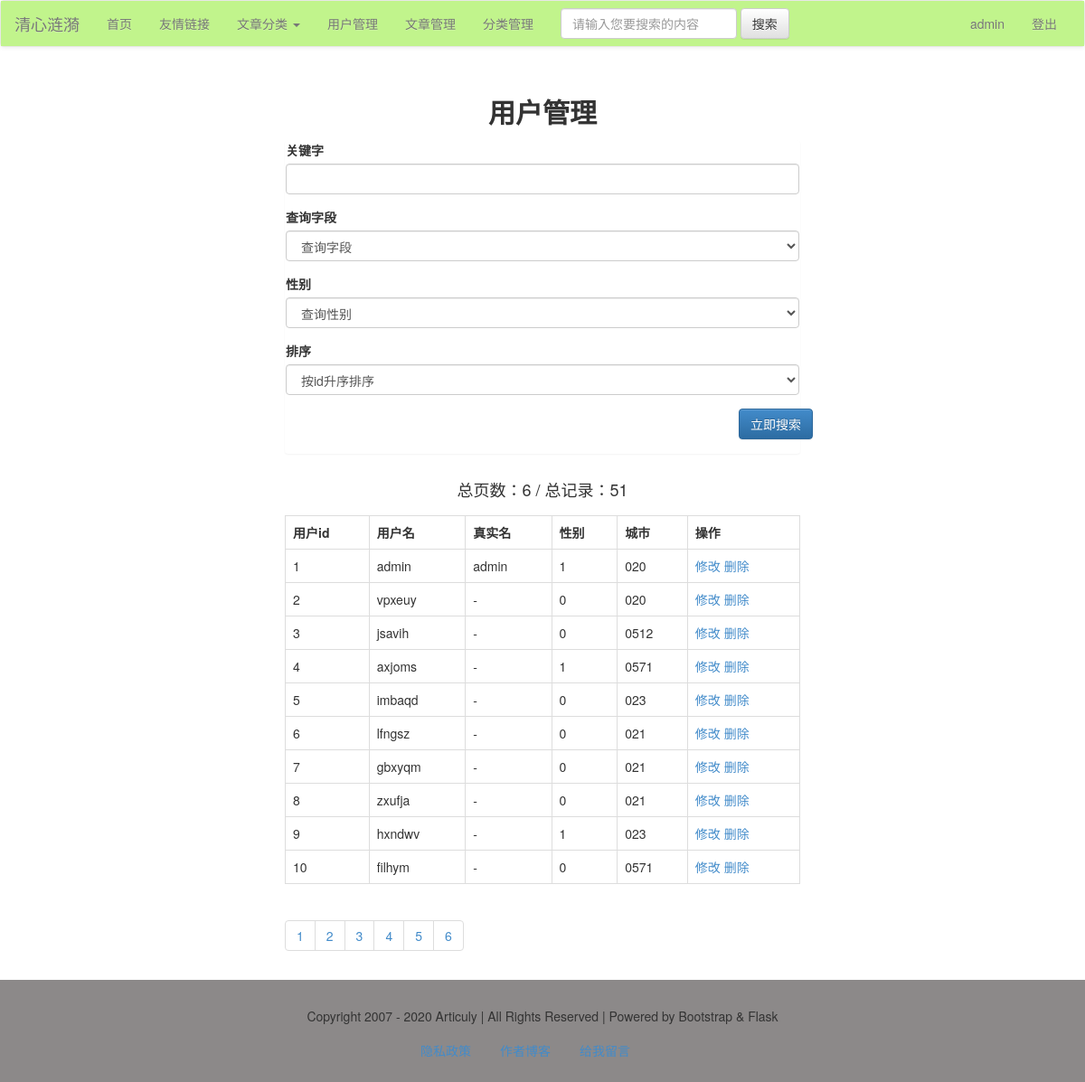
The page /user/list (signed in) on the database its author committed.
### models.py (models this page shows, shortened)
class User(db.Model):
    id = db.Column(db.Integer, primary_key=True)
    username = db.Column(db.String)
    password = db.Column(db.String)
    realname = db.Column(db.String)
    sex = db.Column(db.Integer)
    city = db.Column(db.String)
    hobby = db.Column(db.String)
    intro = db.Column(db.String)

### views/users.py (the view)
@user_app.route('/list/<int:page>', methods=['get', 'post'])
@user_app.route('/list', defaults={'page': 1}, methods=['get', 'post'])
@login_required
def userList(page):
    if request.method == 'POST':
        q = request.form['q']
        condition = {request.form['field']: q}
        if request.form['field'] == 'realname':
            condition = User.realname.like('%%%s%%' % q)
        else:
            condition = User.username.like('%%%s%%' % q)
        if request.form['order'] == '1':
            order = User.id.asc()
        else:
            order = User.id.desc()
        if request.form['sex'] == '':
            res = User.query.filter(condition).order_by(order).paginate(page, 10)
        else:
            res = User.query.filter(condition, User.sex == request.form['sex']).order_by(order).paginate(page, 10)
    else:
        res = User.query.paginate(page, 10)
    users = res.items
    pageList = res.iter_pages()
    total = res.total
    pages = res.pages
    return render_template('user/user_list.html', users=users, pageList=pageList, pages=pages, total=total)

### app.py (called while the page is built)
@app.context_processor
def account():
    username = session.get('user')
    return {'username': username}

@app.context_processor
def getCateList():
    cates = Category.query.all()
    return {'cates': cates}

### libs.py (called while the page is built)
def login_required(func):
    @wraps(func)
    def decorator_nest(*args, **kwargs):
        if not 'user' in session:
            return redirect(url_for('login'))
        else:
            print(func)
            return func(*args, **kwargs)
    return decorator_nest

### templates/user/user_list.html (shortened to what this page needs)
{% extends 'base.html' %}
{% block content %}
    <div class="container-fluid">
        <div class="row">
            <div class="main col-lg-6 col-lg-offset-3 col-md-8 col-md-offset-2 col-sm-10 col-sm-offset-1 col-xs-12">
                <h2 class="text-center"><b>用户管理</b></h2>
                <div class="panel">
                    <form action="" method="post">
                        <div class="form-group">
                            <label for="q" class="control-label">关键字</label>
                            <input type="text" name="q" class="form-control">
                        </div>
                        <div class="form-group">
                            <label for="field" class="control-label">查询字段</label>
                            <select name="field" class="form-control">
                                <option value="">查询字段</option>
                            </select>
                        </div>
                        <div class="form-group">
                            <label for="sex" class="control-label">性别</label>
                            <select name="sex" class="form-control">
                                <option value="" checked>查询性别</option>
                            </select>
                        </div>
                        <div class="form-group">
                            <label for="排序" class="control-label">排序</label>
                            <select name="order" class="form-control">
                                <option value="1" checked>按id升序排序</option>
                            </select>
                        </div>
                        <div class="form-group ">
                            <div class="row"><input type="submit" name="search" class="btn btn-primary pull-right"
                                                    value="立即搜索"></div>
                        </div>
                    </form>
                </div>
                <div class="row"><h4 class="text-center">总页数：{{ pages }} / 总记录：{{ total }}</h4></div>
                <table class="table table-bordered ">
                    <tr>
                        <th>用户id</th>
                        <th>用户名</th>
                        <th>真实名</th>
                        <th>性别</th>
                        <th>城市</th>
                        <th>操作</th>
                    </tr>
                    {% for user in users %}
                        <tr>
                            <td>{{ user.id }}</td>
                            <td>{{ user.username }}</td>
                            <td>{{ user.realname }}</td>
                            <td>{{ user.sex }}</td>
                            <td>{{ user.city }}</td>
                            <td>
                                <a href="{{ url_for("user_app.editUser", user_id=user.id) }}">修改</a>
                                <a href="{{ url_for("user_app.deleteUser", user_id=user.id) }}">删除</a>
                            </td>
                        </tr>
                    {% endfor %}
                </table>
                <ul class="pagination">
                    {% for page in pageList %}
                        {% if page!=None %}
                            <li><a href="{{ url_for("user_app.userList", page=page) }}">{{ page }}</a></li>
                        {% else %}
                            <li><a href="#">...</a></li>
                        {% endif %}
                    {% endfor %}
                </ul>
            </div>
        </div>
    </div>
{% endblock %}

### templates/base.html (style rules this page uses)
.row { margin-top: 15px; margin-bottom: 8px; }
.panel { margin-top: 15px; }

### rows shown on the page
User: id "1", username "admin", realname "admin", sex "1", city "020"
User: id "2", username "vpxeuy", realname "-", sex "0", city "020"
User: id "3", username "jsavih", realname "-", sex "0", city "0512"
User: id "4", username "axjoms", realname "-", sex "1", city "0571"
User: id "5", username "imbaqd", realname "-", sex "0", city "023"
User: id "6", username "lfngsz", realname "-", sex "0", city "021"
User: id "7", username "gbxyqm", realname "-", sex "0", city "021"
User: id "8", username "zxufja", realname "-", sex "0", city "021"
User: id "9", username "hxndwv", realname "-", sex "1", city "023"
User: id "10", username "filhym", realname "-", sex "0", city "0571"

### other values the page prints
{{ username }} "admin"
{{ pages }} "6"
{{ total }} "51"
{{ page }} "1" "2" "3" "4" "5" "6"
